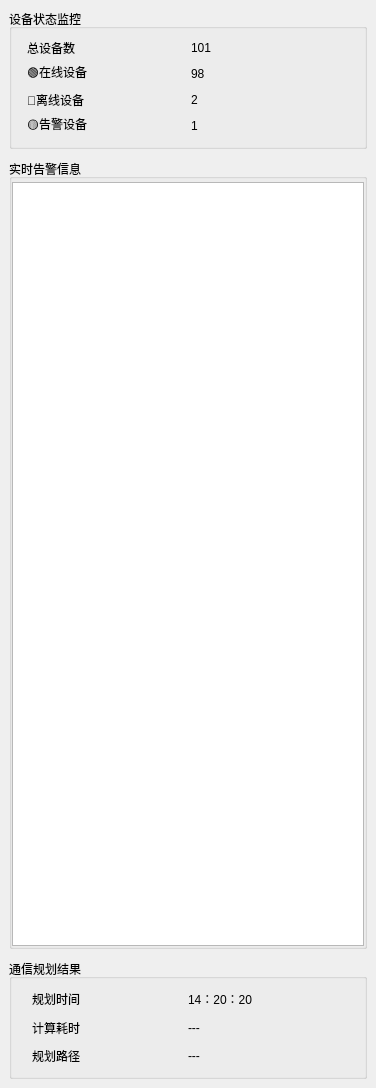
            <widget class="QWidget" name="wgtScrollOuter">
             <property name="geometry">
              <rect>
               <x>0</x>
               <y>0</y>
               <width>376</width>
               <height>1088</height>
              </rect>
             </property>
             <layout class="QGridLayout" name="gridLayout_8">
              <property name="leftMargin">
               <number>0</number>
              </property>
              <property name="topMargin">
               <number>0</number>
              </property>
              <property name="rightMargin">
               <number>0</number>
              </property>
              <property name="bottomMargin">
               <number>0</number>
              </property>
              <property name="spacing">
               <number>0</number>
              </property>
              <item row="0" column="0">
               <widget class="QWidget" name="wgtRightContent" native="true">
                <layout class="QGridLayout" name="gridLayout_10">
                 <property name="horizontalSpacing">
                  <number>0</number>
                 </property>
                 <property name="verticalSpacing">
                  <number>10</number>
                 </property>
                 <item row="1" column="0">
                  <widget class="QGroupBox" name="gbAlertInfo">
                   <property name="minimumSize">
                    <size>
                     <width>0</width>
                     <height>300</height>
                    </size>
                   </property>
                   <property name="title">
                    <string>实时告警信息</string>
                   </property>
                   <layout class="QGridLayout" name="gridLayout_15">
                    <property name="leftMargin">
                     <number>0</number>
                    </property>
                    <property name="topMargin">
                     <number>3</number>
                    </property>
                    <property name="rightMargin">
                     <number>0</number>
                    </property>
                    <property name="bottomMargin">
                     <number>0</number>
                    </property>
                    <property name="spacing">
                     <number>0</number>
                    </property>
                    <item row="0" column="0">
                     <widget class="QListView" name="warnListView"/>
                    </item>
                   </layout>
                  </widget>
                 </item>
                 <item row="0" column="0">
                  <widget class="QGroupBox" name="gbDeviceStatus">
                   <property name="minimumSize">
                    <size>
                     <width>0</width>
                     <height>140</height>
                    </size>
                   </property>
                   <property name="title">
                    <string>设备状态监控</string>
                   </property>
                   <layout class="QGridLayout" name="gridLayout_4">
                    <property name="leftMargin">
                     <number>15</number>
                    </property>
                    <property name="topMargin">
                     <number>9</number>
                    </property>
                    <property name="rightMargin">
                     <number>15</number>
                    </property>
                    <property name="bottomMargin">
                     <number>9</number>
                    </property>
                    <item row="3" column="1">
                     <widget class="QLabel" name="lblWarnDevCount">
                      <property name="text">
                       <string>1</string>
                      </property>
                     </widget>
                    </item>
                    <item row="1" column="0">
                     <widget class="QLabel" name="lblOnlineDevText">
                      <property name="text">
                       <string>🟢在线设备</string>
                      </property>
                     </widget>
                    </item>
                    <item row="0" column="1">
                     <widget class="QLabel" name="lblTotalDevCount">
                      <property name="text">
                       <string>101</string>
                      </property>
                     </widget>
                    </item>
                    <item row="2" column="1">
                     <widget class="QLabel" name="lblOfflineDevCount">
                      <property name="text">
                       <string>2</string>
                      </property>
                     </widget>
                    </item>
                    <item row="3" column="0">
                     <widget class="QLabel" name="lblWarnDevText">
                      <property name="text">
                       <string>🟡告警设备</string>
                      </property>
                     </widget>
                    </item>
                    <item row="1" column="1">
                     <widget class="QLabel" name="lblOnlineDevCount">
                      <property name="text">
                       <string>98</string>
                      </property>
                     </widget>
                    </item>
                    <item row="0" column="0">
                     <widget class="QLabel" name="lblTotalDevText">
                      <property name="text">
                       <string>总设备数</string>
                      </property>
                     </widget>
                    </item>
                    <item row="2" column="0">
                     <widget class="QLabel" name="lblOfflineDevText">
                      <property name="text">
                       <string>🔴离线设备</string>
                      </property>
                     </widget>
                    </item>
                   </layout>
                  </widget>
                 </item>
                 <item row="2" column="0">
                  <widget class="QGroupBox" name="gbPlanResult">
                   <property name="minimumSize">
                    <size>
                     <width>0</width>
                     <height>120</height>
                    </size>
                   </property>
                   <property name="title">
                    <string>通信规划结果</string>
                   </property>
                   <layout class="QGridLayout" name="gridLayout_6" rowstretch="0,0,0">
                    <property name="leftMargin">
                     <number>20</number>
                    </property>
                    <property name="topMargin">
                     <number>9</number>
                    </property>
                    <property name="rightMargin">
                     <number>20</number>
                    </property>
                    <property name="bottomMargin">
                     <number>9</number>
                    </property>
                    <property name="horizontalSpacing">
                     <number>0</number>
                    </property>
                    <item row="1" column="0">
                     <widget class="QLabel" name="lblCalcTimeText">
                      <property name="text">
                       <string>计算耗时</string>
                      </property>
                     </widget>
                    </item>
                    <item row="0" column="1">
                     <widget class="QLabel" name="lblPlanTimeValue">
                      <property name="text">
                       <string>14：20：20</string>
                      </property>
                     </widget>
                    </item>
                    <item row="1" column="1">
                     <widget class="QLabel" name="lblCalcTimeValue">
                      <property name="text">
                       <string>---</string>
                      </property>
                     </widget>
                    </item>
                    <item row="2" column="0">
                     <widget class="QLabel" name="lblPlanPathText">
                      <property name="text">
                       <string>规划路径</string>
                      </property>
                     </widget>
                    </item>
                    <item row="2" column="1">
                     <widget class="QLabel" name="lblPlanPathValue">
                      <property name="text">
                       <string>---</string>
                      </property>
                     </widget>
                    </item>
                    <item row="0" column="0">
                     <widget class="QLabel" name="lblPlanTimeText">
                      <property name="text">
                       <string>规划时间</string>
                      </property>
                     </widget>
                    </item>
                   </layout>
                  </widget>
                 </item>
                </layout>
               </widget>
              </item>
             </layout>
            </widget>
